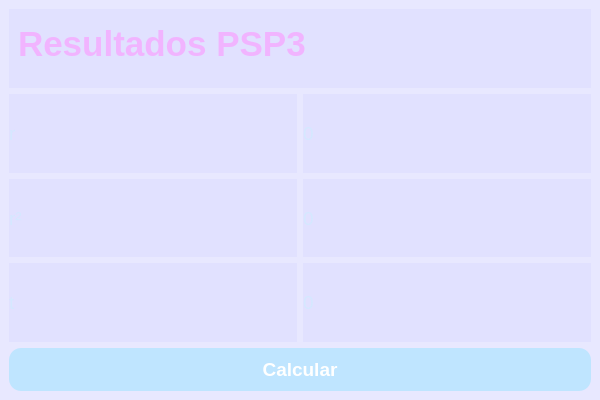
<?xml version="1.0" encoding="UTF-8"?>
<ui version="4.0">
 <class>MainWindow</class>
 <widget class="QMainWindow" name="MainWindow">
  <property name="geometry">
   <rect>
    <x>0</x>
    <y>0</y>
    <width>600</width>
    <height>400</height>
   </rect>
  </property>
  <property name="windowTitle">
   <string>PSP3 - Correlación</string>
  </property>
  <property name="styleSheet">
  <string notr="true">

/*  Fondo general */
QMainWindow, QWidget {
    background-color: #080808ff; /* beige suave */
    color: #f1ede9ff;
    font-family: "Segoe UI", "Helvetica Neue";
}

/*  Títulos */
#titulo {
    font-size: 26pt;
    font-weight: bold;
    color: #e7f3afff; /* verde oliva */
    padding-bottom: 10px;
}

/*  Labels normales */
QLabel {
    font-size: 14pt;
    color: #9ecdecff;
}

/*  Inputs */
QLineEdit {
    background-color: #ffffff;
    border: 2px solid #b3e1ecff;
    border-radius: 10px;
    padding: 8px;
    font-size: 14pt;
    color: #3e3a36;
}

QLineEdit:focus {
    border: 2px solid #f7dbf7ff; /* verde oliva más fuerte */
    background-color: #fdfcf9;
}

/*  Botones */
QPushButton {
    background-color: #bfb1e4ff; /* oliva */
    color: #ffffff;
    border-radius: 12px;
    padding: 10px;
    font-size: 14pt;
    font-weight: bold;
}

QPushButton:hover {
    background-color: #91b4f5ff;
}

QPushButton:pressed {
    background-color: #accbdaff;
}

/* 🌿 Resultados (labels de salida) */
QLabel#resultado {
    background-color: #ffffff;
    border: 2px solid #f3f8c1ff;
    border-radius: 10px;
    padding: 6px;
    font-size: 14pt;
    color: #3e3a36;

}

</string>
  </property>

  <widget class="QWidget" name="centralwidget">
   <layout class="QVBoxLayout">

    <item>
     <widget class="QLabel" name="titulo">
      <property name="text">
       <string>Resultados PSP3</string>
      </property>
     </widget>
    </item>

    <item>
     <layout class="QHBoxLayout">
      <item><widget class="QLabel"><property name="text"><string>r</string></property></widget></item>
      <item><widget class="QLabel" name="label_r"><property name="text"><string>0</string></property></widget></item>
     </layout>
    </item>

    <item>
     <layout class="QHBoxLayout">
      <item><widget class="QLabel"><property name="text"><string>r²</string></property></widget></item>
      <item><widget class="QLabel" name="label_r2"><property name="text"><string>0</string></property></widget></item>
     </layout>
    </item>

    <item>
     <layout class="QHBoxLayout">
      <item><widget class="QLabel"><property name="text"><string>t</string></property></widget></item>
      <item><widget class="QLabel" name="label_t"><property name="text"><string>0</string></property></widget></item>
     </layout>
    </item>

    <item>
     <widget class="QPushButton" name="btn_calcular3">
      <property name="text"><string>Calcular</string></property>
     </widget>
    </item>

   </layout>
  </widget>

 </widget>
</ui>
